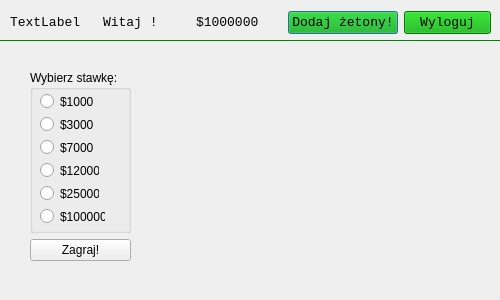
<?xml version="1.0" encoding="UTF-8"?>
<ui version="4.0">
 <class>account_window</class>
 <widget class="QDialog" name="account_window">
  <property name="geometry">
   <rect>
    <x>0</x>
    <y>0</y>
    <width>500</width>
    <height>300</height>
   </rect>
  </property>
  <property name="minimumSize">
   <size>
    <width>500</width>
    <height>300</height>
   </size>
  </property>
  <property name="maximumSize">
   <size>
    <width>500</width>
    <height>300</height>
   </size>
  </property>
  <property name="windowTitle">
   <string>Dialog</string>
  </property>
  <widget class="QFrame" name="frame">
   <property name="geometry">
    <rect>
     <x>-10</x>
     <y>-10</y>
     <width>511</width>
     <height>51</height>
    </rect>
   </property>
   <property name="palette">
    <palette>
     <active>
      <colorrole role="WindowText">
       <brush brushstyle="SolidPattern">
        <color alpha="255">
         <red>0</red>
         <green>0</green>
         <blue>0</blue>
        </color>
       </brush>
      </colorrole>
      <colorrole role="Button">
       <brush brushstyle="SolidPattern">
        <color alpha="255">
         <red>0</red>
         <green>170</green>
         <blue>0</blue>
        </color>
       </brush>
      </colorrole>
      <colorrole role="Light">
       <brush brushstyle="SolidPattern">
        <color alpha="255">
         <red>0</red>
         <green>255</green>
         <blue>0</blue>
        </color>
       </brush>
      </colorrole>
      <colorrole role="Midlight">
       <brush brushstyle="SolidPattern">
        <color alpha="255">
         <red>0</red>
         <green>212</green>
         <blue>0</blue>
        </color>
       </brush>
      </colorrole>
      <colorrole role="Dark">
       <brush brushstyle="SolidPattern">
        <color alpha="255">
         <red>0</red>
         <green>85</green>
         <blue>0</blue>
        </color>
       </brush>
      </colorrole>
      <colorrole role="Mid">
       <brush brushstyle="SolidPattern">
        <color alpha="255">
         <red>0</red>
         <green>113</green>
         <blue>0</blue>
        </color>
       </brush>
      </colorrole>
      <colorrole role="Text">
       <brush brushstyle="SolidPattern">
        <color alpha="255">
         <red>0</red>
         <green>0</green>
         <blue>0</blue>
        </color>
       </brush>
      </colorrole>
      <colorrole role="BrightText">
       <brush brushstyle="SolidPattern">
        <color alpha="255">
         <red>255</red>
         <green>255</green>
         <blue>255</blue>
        </color>
       </brush>
      </colorrole>
      <colorrole role="ButtonText">
       <brush brushstyle="SolidPattern">
        <color alpha="255">
         <red>0</red>
         <green>0</green>
         <blue>0</blue>
        </color>
       </brush>
      </colorrole>
      <colorrole role="Base">
       <brush brushstyle="SolidPattern">
        <color alpha="255">
         <red>255</red>
         <green>255</green>
         <blue>255</blue>
        </color>
       </brush>
      </colorrole>
      <colorrole role="Window">
       <brush brushstyle="SolidPattern">
        <color alpha="255">
         <red>0</red>
         <green>170</green>
         <blue>0</blue>
        </color>
       </brush>
      </colorrole>
      <colorrole role="Shadow">
       <brush brushstyle="SolidPattern">
        <color alpha="255">
         <red>0</red>
         <green>0</green>
         <blue>0</blue>
        </color>
       </brush>
      </colorrole>
      <colorrole role="AlternateBase">
       <brush brushstyle="SolidPattern">
        <color alpha="255">
         <red>127</red>
         <green>212</green>
         <blue>127</blue>
        </color>
       </brush>
      </colorrole>
      <colorrole role="ToolTipBase">
       <brush brushstyle="SolidPattern">
        <color alpha="255">
         <red>255</red>
         <green>255</green>
         <blue>220</blue>
        </color>
       </brush>
      </colorrole>
      <colorrole role="ToolTipText">
       <brush brushstyle="SolidPattern">
        <color alpha="255">
         <red>0</red>
         <green>0</green>
         <blue>0</blue>
        </color>
       </brush>
      </colorrole>
     </active>
     <inactive>
      <colorrole role="WindowText">
       <brush brushstyle="SolidPattern">
        <color alpha="255">
         <red>0</red>
         <green>0</green>
         <blue>0</blue>
        </color>
       </brush>
      </colorrole>
      <colorrole role="Button">
       <brush brushstyle="SolidPattern">
        <color alpha="255">
         <red>0</red>
         <green>170</green>
         <blue>0</blue>
        </color>
       </brush>
      </colorrole>
      <colorrole role="Light">
       <brush brushstyle="SolidPattern">
        <color alpha="255">
         <red>0</red>
         <green>255</green>
         <blue>0</blue>
        </color>
       </brush>
      </colorrole>
      <colorrole role="Midlight">
       <brush brushstyle="SolidPattern">
        <color alpha="255">
         <red>0</red>
         <green>212</green>
         <blue>0</blue>
        </color>
       </brush>
      </colorrole>
      <colorrole role="Dark">
       <brush brushstyle="SolidPattern">
        <color alpha="255">
         <red>0</red>
         <green>85</green>
         <blue>0</blue>
        </color>
       </brush>
      </colorrole>
      <colorrole role="Mid">
       <brush brushstyle="SolidPattern">
        <color alpha="255">
         <red>0</red>
         <green>113</green>
         <blue>0</blue>
        </color>
       </brush>
      </colorrole>
      <colorrole role="Text">
       <brush brushstyle="SolidPattern">
        <color alpha="255">
         <red>0</red>
         <green>0</green>
         <blue>0</blue>
        </color>
       </brush>
      </colorrole>
      <colorrole role="BrightText">
       <brush brushstyle="SolidPattern">
        <color alpha="255">
         <red>255</red>
         <green>255</green>
         <blue>255</blue>
        </color>
       </brush>
      </colorrole>
      <colorrole role="ButtonText">
       <brush brushstyle="SolidPattern">
        <color alpha="255">
         <red>0</red>
         <green>0</green>
         <blue>0</blue>
        </color>
       </brush>
      </colorrole>
      <colorrole role="Base">
       <brush brushstyle="SolidPattern">
        <color alpha="255">
         <red>255</red>
         <green>255</green>
         <blue>255</blue>
        </color>
       </brush>
      </colorrole>
      <colorrole role="Window">
       <brush brushstyle="SolidPattern">
        <color alpha="255">
         <red>0</red>
         <green>170</green>
         <blue>0</blue>
        </color>
       </brush>
      </colorrole>
      <colorrole role="Shadow">
       <brush brushstyle="SolidPattern">
        <color alpha="255">
         <red>0</red>
         <green>0</green>
         <blue>0</blue>
        </color>
       </brush>
      </colorrole>
      <colorrole role="AlternateBase">
       <brush brushstyle="SolidPattern">
        <color alpha="255">
         <red>127</red>
         <green>212</green>
         <blue>127</blue>
        </color>
       </brush>
      </colorrole>
      <colorrole role="ToolTipBase">
       <brush brushstyle="SolidPattern">
        <color alpha="255">
         <red>255</red>
         <green>255</green>
         <blue>220</blue>
        </color>
       </brush>
      </colorrole>
      <colorrole role="ToolTipText">
       <brush brushstyle="SolidPattern">
        <color alpha="255">
         <red>0</red>
         <green>0</green>
         <blue>0</blue>
        </color>
       </brush>
      </colorrole>
     </inactive>
     <disabled>
      <colorrole role="WindowText">
       <brush brushstyle="SolidPattern">
        <color alpha="255">
         <red>0</red>
         <green>85</green>
         <blue>0</blue>
        </color>
       </brush>
      </colorrole>
      <colorrole role="Button">
       <brush brushstyle="SolidPattern">
        <color alpha="255">
         <red>0</red>
         <green>170</green>
         <blue>0</blue>
        </color>
       </brush>
      </colorrole>
      <colorrole role="Light">
       <brush brushstyle="SolidPattern">
        <color alpha="255">
         <red>0</red>
         <green>255</green>
         <blue>0</blue>
        </color>
       </brush>
      </colorrole>
      <colorrole role="Midlight">
       <brush brushstyle="SolidPattern">
        <color alpha="255">
         <red>0</red>
         <green>212</green>
         <blue>0</blue>
        </color>
       </brush>
      </colorrole>
      <colorrole role="Dark">
       <brush brushstyle="SolidPattern">
        <color alpha="255">
         <red>0</red>
         <green>85</green>
         <blue>0</blue>
        </color>
       </brush>
      </colorrole>
      <colorrole role="Mid">
       <brush brushstyle="SolidPattern">
        <color alpha="255">
         <red>0</red>
         <green>113</green>
         <blue>0</blue>
        </color>
       </brush>
      </colorrole>
      <colorrole role="Text">
       <brush brushstyle="SolidPattern">
        <color alpha="255">
         <red>0</red>
         <green>85</green>
         <blue>0</blue>
        </color>
       </brush>
      </colorrole>
      <colorrole role="BrightText">
       <brush brushstyle="SolidPattern">
        <color alpha="255">
         <red>255</red>
         <green>255</green>
         <blue>255</blue>
        </color>
       </brush>
      </colorrole>
      <colorrole role="ButtonText">
       <brush brushstyle="SolidPattern">
        <color alpha="255">
         <red>0</red>
         <green>85</green>
         <blue>0</blue>
        </color>
       </brush>
      </colorrole>
      <colorrole role="Base">
       <brush brushstyle="SolidPattern">
        <color alpha="255">
         <red>0</red>
         <green>170</green>
         <blue>0</blue>
        </color>
       </brush>
      </colorrole>
      <colorrole role="Window">
       <brush brushstyle="SolidPattern">
        <color alpha="255">
         <red>0</red>
         <green>170</green>
         <blue>0</blue>
        </color>
       </brush>
      </colorrole>
      <colorrole role="Shadow">
       <brush brushstyle="SolidPattern">
        <color alpha="255">
         <red>0</red>
         <green>0</green>
         <blue>0</blue>
        </color>
       </brush>
      </colorrole>
      <colorrole role="AlternateBase">
       <brush brushstyle="SolidPattern">
        <color alpha="255">
         <red>0</red>
         <green>170</green>
         <blue>0</blue>
        </color>
       </brush>
      </colorrole>
      <colorrole role="ToolTipBase">
       <brush brushstyle="SolidPattern">
        <color alpha="255">
         <red>255</red>
         <green>255</green>
         <blue>220</blue>
        </color>
       </brush>
      </colorrole>
      <colorrole role="ToolTipText">
       <brush brushstyle="SolidPattern">
        <color alpha="255">
         <red>0</red>
         <green>0</green>
         <blue>0</blue>
        </color>
       </brush>
      </colorrole>
     </disabled>
    </palette>
   </property>
   <property name="frameShape">
    <enum>QFrame::StyledPanel</enum>
   </property>
   <property name="frameShadow">
    <enum>QFrame::Plain</enum>
   </property>
   <property name="lineWidth">
    <number>2</number>
   </property>
   <widget class="QWidget" name="layoutWidget">
    <property name="geometry">
     <rect>
      <x>20</x>
      <y>20</y>
      <width>481</width>
      <height>25</height>
     </rect>
    </property>
    <layout class="QGridLayout" name="gridLayout">
     <item row="0" column="0">
      <widget class="QLabel" name="digital_clock">
       <property name="font">
        <font>
         <family>Consolas</family>
         <pointsize>10</pointsize>
        </font>
       </property>
       <property name="text">
        <string>TextLabel</string>
       </property>
      </widget>
     </item>
     <item row="0" column="1">
      <widget class="QLabel" name="welcome_user">
       <property name="font">
        <font>
         <family>Consolas</family>
         <pointsize>10</pointsize>
        </font>
       </property>
       <property name="text">
        <string>Witaj &lt;nazwa_gracza&gt;!</string>
       </property>
      </widget>
     </item>
     <item row="0" column="2">
      <widget class="QLabel" name="money_ammount">
       <property name="font">
        <font>
         <family>Consolas</family>
         <pointsize>10</pointsize>
        </font>
       </property>
       <property name="text">
        <string>$1000000</string>
       </property>
      </widget>
     </item>
     <item row="0" column="3">
      <widget class="QPushButton" name="add_money_button">
       <property name="font">
        <font>
         <family>Consolas</family>
         <pointsize>10</pointsize>
        </font>
       </property>
       <property name="cursor">
        <cursorShape>PointingHandCursor</cursorShape>
       </property>
       <property name="text">
        <string>Dodaj żetony!</string>
       </property>
      </widget>
     </item>
     <item row="0" column="4">
      <widget class="QPushButton" name="logout_button">
       <property name="font">
        <font>
         <family>Consolas</family>
         <pointsize>10</pointsize>
        </font>
       </property>
       <property name="cursor">
        <cursorShape>PointingHandCursor</cursorShape>
       </property>
       <property name="text">
        <string>Wyloguj</string>
       </property>
      </widget>
     </item>
    </layout>
   </widget>
  </widget>
  <widget class="QWidget" name="layoutWidget_8">
   <property name="geometry">
    <rect>
     <x>30</x>
     <y>70</y>
     <width>101</width>
     <height>191</height>
    </rect>
   </property>
   <layout class="QVBoxLayout" name="verticalLayout">
    <item>
     <widget class="QGroupBox" name="groupBox">
      <property name="title">
       <string>Wybierz stawkę:</string>
      </property>
      <widget class="QRadioButton" name="radioButton">
       <property name="geometry">
        <rect>
         <x>10</x>
         <y>23</y>
         <width>53</width>
         <height>17</height>
        </rect>
       </property>
       <property name="text">
        <string>$1000</string>
       </property>
      </widget>
      <widget class="QRadioButton" name="radioButton_2">
       <property name="geometry">
        <rect>
         <x>10</x>
         <y>46</y>
         <width>53</width>
         <height>17</height>
        </rect>
       </property>
       <property name="text">
        <string>$3000</string>
       </property>
      </widget>
      <widget class="QRadioButton" name="radioButton_3">
       <property name="geometry">
        <rect>
         <x>10</x>
         <y>69</y>
         <width>53</width>
         <height>17</height>
        </rect>
       </property>
       <property name="text">
        <string>$7000</string>
       </property>
      </widget>
      <widget class="QRadioButton" name="radioButton_4">
       <property name="geometry">
        <rect>
         <x>10</x>
         <y>92</y>
         <width>59</width>
         <height>17</height>
        </rect>
       </property>
       <property name="text">
        <string>$12000</string>
       </property>
      </widget>
      <widget class="QRadioButton" name="radioButton_5">
       <property name="geometry">
        <rect>
         <x>10</x>
         <y>115</y>
         <width>59</width>
         <height>17</height>
        </rect>
       </property>
       <property name="text">
        <string>$25000</string>
       </property>
      </widget>
      <widget class="QRadioButton" name="radioButton_6">
       <property name="geometry">
        <rect>
         <x>10</x>
         <y>138</y>
         <width>65</width>
         <height>17</height>
        </rect>
       </property>
       <property name="text">
        <string>$100000</string>
       </property>
      </widget>
     </widget>
    </item>
    <item>
     <widget class="QPushButton" name="pushButton">
      <property name="text">
       <string>Zagraj!</string>
      </property>
     </widget>
    </item>
   </layout>
  </widget>
 </widget>
 <resources/>
 <connections/>
</ui>
